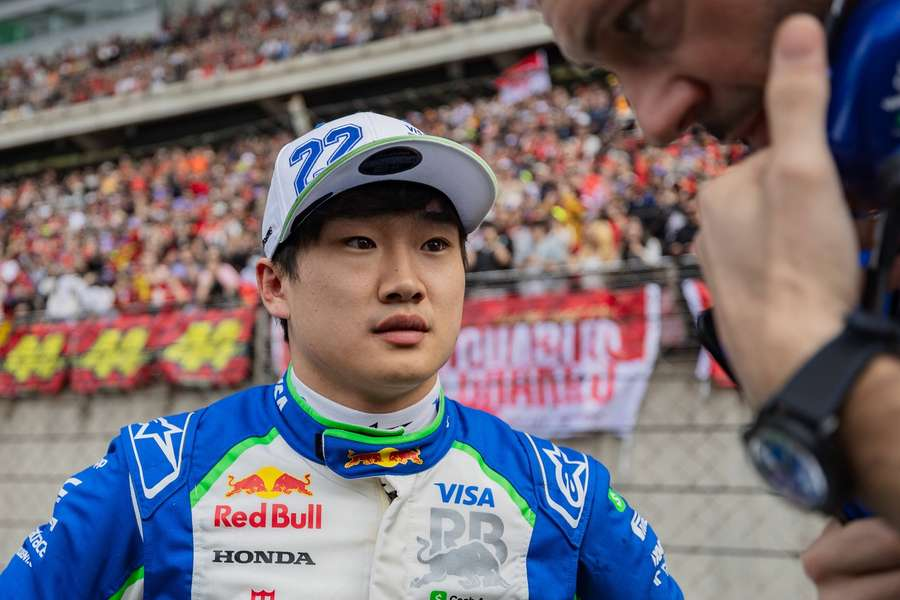
#> input picture cwiczenia_01_04_2025_numpy/tsunoda.jpeg, 900 x 600 px
$ python zadanie5.py
#> lines starting #> are read from the running program, lines starting #| are printed output that depends on the picture
import cv2

image = cv2.imread("tsunoda.jpeg")
#> image is the input picture: shape (600, 900, 3); mean B, G, R 113.9, 108.8, 118.4

face_cascade = cv2.CascadeClassifier(cv2.data.haarcascades + 'haarcascade_frontalface_default.xml')

gray = cv2.cvtColor(image, cv2.COLOR_BGR2GRAY)
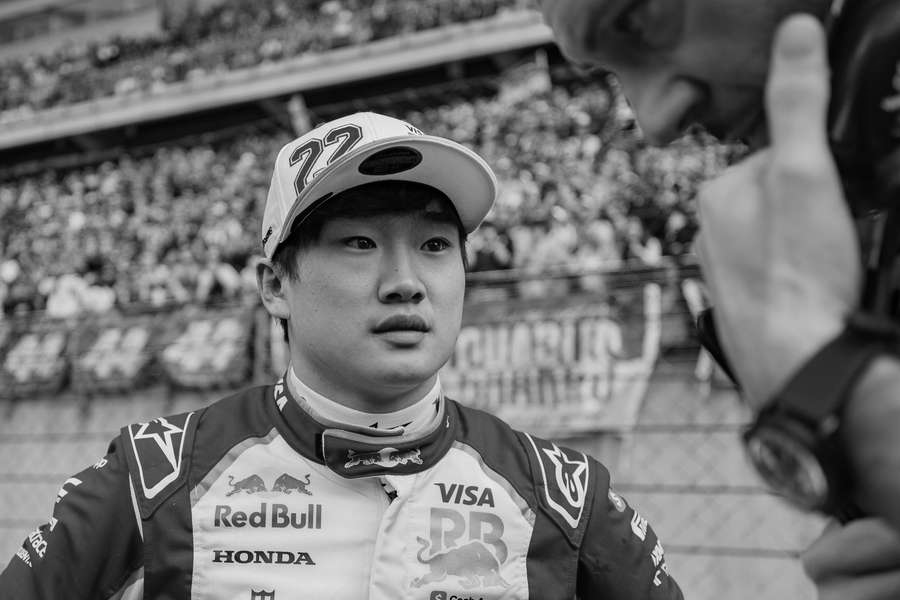
#> gray: shape (600, 900); min 0, max 254, mean 112.2

faces = face_cascade.detectMultiScale(gray, 1.1, 4)
#> faces = [[600, 358, 54, 54], [501, 294, 76, 76], [306, 178, 188, 188]]

if len(faces) == 0:
    print("Brak wykrytych twarzy.")
else:
    for (x, y, w, h) in faces:
        face = image[y:y+h, x:x+w]
        cv2.imshow("Face", face)
#> this loop made 3 passes
#> pass 1, `face = image[y:y+h, x:x+w]`:
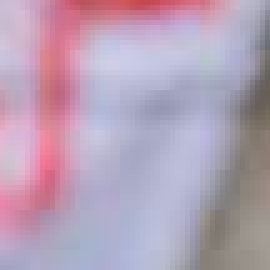
#> face: shape (54, 54, 3) (shown 5 times larger); mean B, G, R 182.7, 161, 181.6
#> pass 2, `face = image[y:y+h, x:x+w]`:
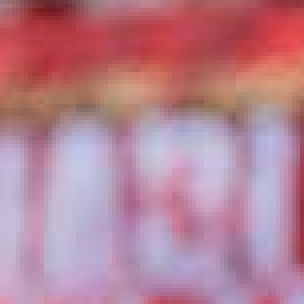
#> face: shape (76, 76, 3) (shown 4 times larger); mean B, G, R 147.3, 130.1, 182.5
#> pass 3, `face = image[y:y+h, x:x+w]`:
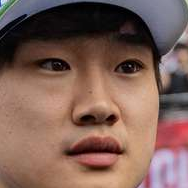
#> face: shape (188, 188, 3); mean B, G, R 86.4, 95.8, 125.7

cv2.waitKey(0)
cv2.destroyAllWindows()
